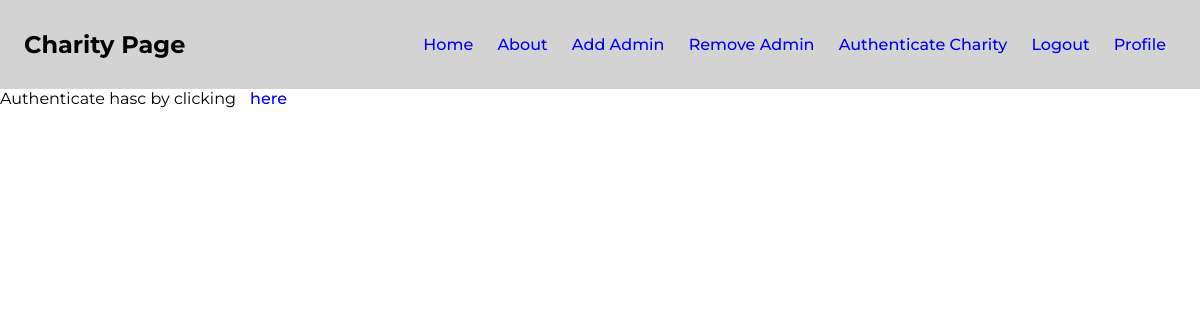
Before: /donor/authenticate_charity (signed in) with the older database file.
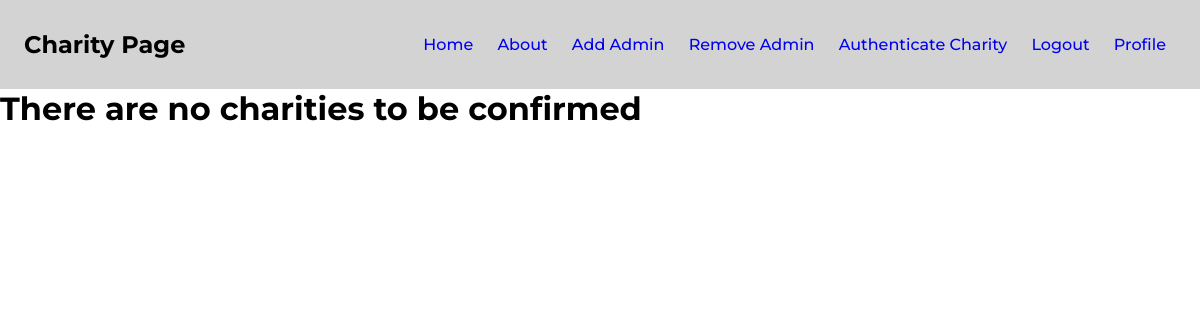
After: the same page with the newer database file.
### app/models.py (models this page shows)
class Charity(db.Model, UserMixin):
    id               = Column(Integer, primary_key=True, autoincrement=False, unique=True)
    charity_name     = Column(String(64), nullable=False)
    address          = Column(String(64), nullable=False)
    zip_code         = Column(String(64), nullable=False)
    phone            = Column(String(64), nullable=False)
    website          = Column(String(64))
    email            = Column(String(64), nullable=False, unique=True)
    password         = Column(String(64), nullable=False)
    contact_name     = Column(String(64))
    contact_cell     = Column(String(64), unique=True)
    contact_position = Column(String(64))
    bank             = Column(String(64), nullable=False)
    account_number   = Column(String(64), nullable=False)
    balance          = Column(Float, default=0)
    description      = Column(Text, default='')
    authenticated    = Column(Boolean, default=False)
    receipts         = db.relationship('Receipt', backref='charity', lazy='dynamic')
    pledges         = db.relationship('Pledge', backref='charity', lazy='dynamic')
    donations       = db.relationship('Donation', backref='charity', lazy='dynamic')

### app/donor/routes.py (the view)
@donor.route('authenticate_charity', methods=('GET', 'POST'))
@login_required
def authenticate_charity():
    charities_to_be_confirmed = Charity.query.filter_by(authenticated=False).all()
    return render_template('authenticate_charity.html',
                           charities_to_be_confirmed=charities_to_be_confirmed)

### app/__init__.py (called while the page is built)
def create_app():
    app = Flask(__name__)
    app.config.from_object(Config)
    db.init_app(app)
    migrate.init_app(app,db)
    login_manager.init_app(app)
    mail.init_app(app)
    scheduler.init_app(app)
    scheduler.start()
    from app.models import Donor, Charity
    @login_manager.user_loader
    def load_user(user_id):
        donor = Donor.query.get(user_id)
        charity = Charity.query.get(user_id)
        if donor:
            return donor
        elif charity:
            return charity
        else:
            return None
    login_manager.login_view = 'main.login'
    from app.donor import donor
    from app.organization import organization
    from app.main import main
    app.register_blueprint(main)
    app.register_blueprint(donor)
    app.register_blueprint(organization)
    return app

### app/donor/templates/authenticate_charity.html (shortened to what this page needs)
{% extends 'base.html' %}
{% block content %}
    <div class="card-container">
        {% if not charities_to_be_confirmed %}
            <h1>There are no charities to be confirmed</h1>
        {% else %}
            {% if current_user.admin == True %}
                {% for charity in charities_to_be_confirmed %}
                    <p>Authenticate {{ charity.charity_name }} by clicking <a href="{{ url_for('organization.authenticate', charity_id=charity.id) }}">here</a></p>
                {% endfor %}
            {% endif %}
        {% endif %}
    </div>
{% endblock content %}

Changed rows visible on the page:
no longer on this page (row edited): Charity: charity_name "hasc"
Other visible differences:
text now shown: "There are no charities to be confirmed"
